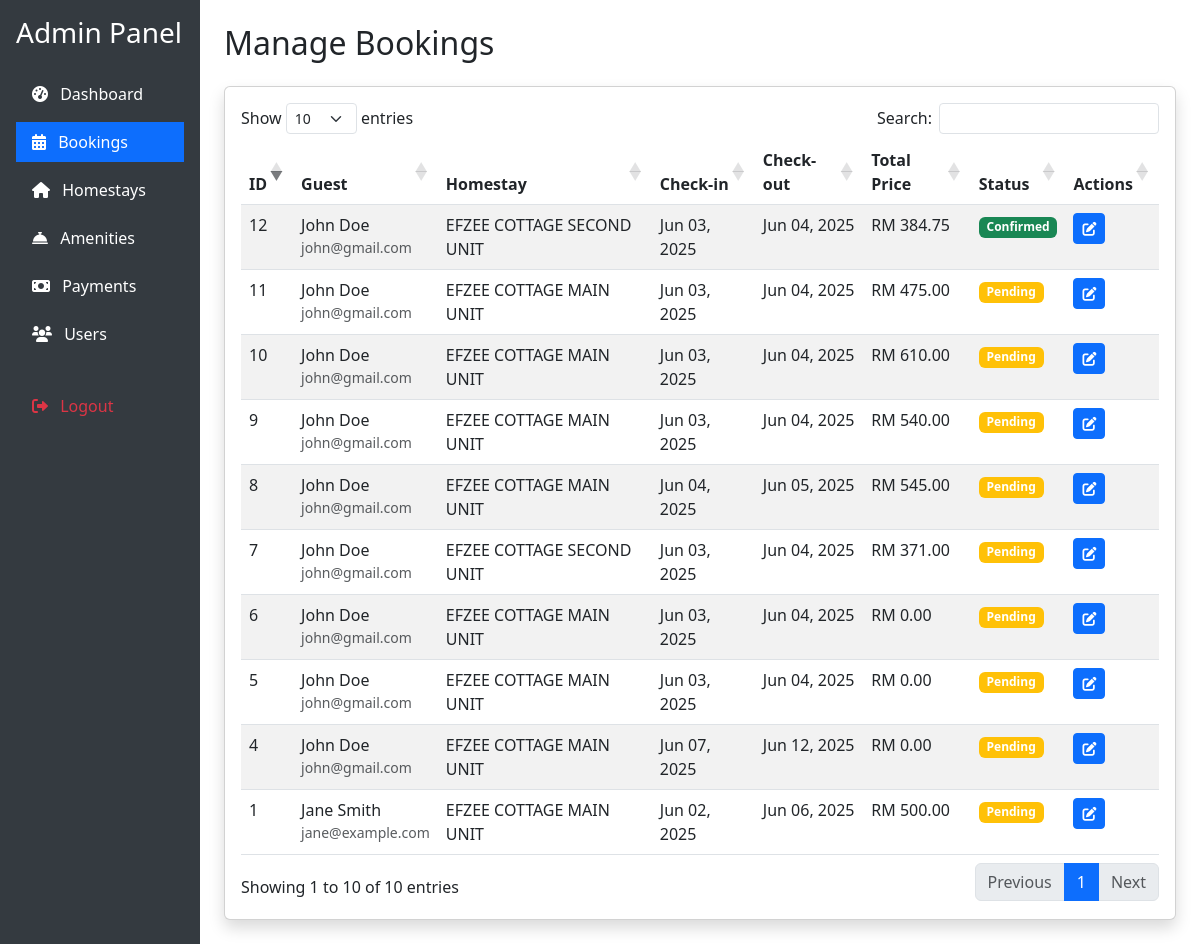
Page /admin_bookings.php (signed in) on the committed database.
### tables this page shows
CREATE TABLE `bookings` (
  `booking_id` int NOT NULL,
  `user_id` int DEFAULT NULL,
  `homestay_id` int DEFAULT NULL,
  `check_in_date` date NOT NULL,
  `check_out_date` date NOT NULL,
  `total_guests` int NOT NULL,
  `total_price` decimal(10,2) NOT NULL,
  `status` enum('pending','confirmed','cancelled','completed') DEFAULT 'pending'
);

CREATE TABLE `users` (
  `user_id` int NOT NULL,
  `name` varchar(100) NOT NULL,
  `email` varchar(100) NOT NULL,
  `password` varchar(255) NOT NULL,
  `phone` varchar(20) DEFAULT NULL,
  `role` enum('guest','admin') DEFAULT 'guest',
  `created_at` timestamp NULL DEFAULT CURRENT_TIMESTAMP
);

CREATE TABLE `homestays` (
  `homestay_id` int NOT NULL,
  `name` varchar(100) NOT NULL,
  `description` text,
  `address` text NOT NULL,
  `price_per_night` decimal(10,2) NOT NULL,
  `max_guests` int NOT NULL,
  `bedrooms` int NOT NULL,
  `bathrooms` int NOT NULL,
  `status` enum('available','booked','maintenance') DEFAULT 'available'
);

### admin_bookings.php (the view, shortened to what this page needs)
<?php
require_once 'config.php';
$query = "SELECT b.*, u.name as user_name, u.email as user_email, h.name as homestay_name
          FROM bookings b
          JOIN users u ON b.user_id = u.user_id
          JOIN homestays h ON b.homestay_id = h.homestay_id
          ORDER BY b.homestay_id DESC";
$result = $conn->query($query);
?>
<!DOCTYPE html>
<html lang="en">
<head>
    <link href="https://cdn.jsdelivr.net/npm/bootstrap@5.3.0/dist/css/bootstrap.min.css" rel="stylesheet">
    <link href="https://cdnjs.cloudflare.com/ajax/libs/font-awesome/6.0.0/css/all.min.css" rel="stylesheet">
    <link href="https://cdn.datatables.net/1.11.5/css/dataTables.bootstrap5.min.css" rel="stylesheet">
</head>
<body>
<div class="container-fluid">
    <div class="row">
        <div class="col-md-3 col-lg-2 sidebar p-3">
            <h3 class="text-white mb-4">Admin Panel</h3>
            <div class="nav flex-column">
                <a href="admin.php" class="nav-link mb-2">
                    <i class="fas fa-tachometer-alt me-2"></i> Dashboard
                </a>
                <a href="admin_bookings.php" class="nav-link active mb-2">
                    <i class="fas fa-calendar-alt me-2"></i> Bookings
                </a>
                <a href="admin_homestays.php" class="nav-link mb-2">
                    <i class="fas fa-home me-2"></i> Homestays
                </a>
                <a href="admin_amenities.php" class="nav-link mb-2">
                    <i class="fas fa-concierge-bell me-2"></i> Amenities
                </a>
                <a href="admin_payments.php" class="nav-link mb-2">
                    <i class="fas fa-money-bill me-2"></i> Payments
                </a>
                <a href="admin_users.php" class="nav-link mb-2">
                    <i class="fas fa-users me-2"></i> Users
                </a>
                <a href="logout.php" class="nav-link mt-4 text-danger">
                    <i class="fas fa-sign-out-alt me-2"></i> Logout
                </a>
            </div>
        </div>
        <div class="col-md-9 col-lg-10 p-4">
            <h2 class="mb-4">Manage Bookings</h2>
            <div class="card shadow">
                <div class="card-body">
                    <div class="table-responsive">
                        <table class="table table-striped" id="bookingsTable">
                            <thead>
                                <tr>
                                    <th>ID</th>
                                    <th>Guest</th>
                                    <th>Homestay</th>
                                    <th>Check-in</th>
                                    <th>Check-out</th>
                                    <th>Total Price</th>
                                    <th>Status</th>
                                    <th>Actions</th>
                                </tr>
                            </thead>
                            <tbody>
                                <?php while ($booking = $result->fetch_assoc()): ?>
                                    <tr>
                                        <td><?php echo $booking['booking_id']; ?></td>
                                        <td>
                                            <?php echo htmlspecialchars($booking['user_name']); ?>
                                            <div class="small text-muted"><?php echo htmlspecialchars($booking['user_email']); ?></div>
                                        </td>
                                        <td><?php echo htmlspecialchars($booking['homestay_name']); ?></td>
                                        <td><?php echo date('M d, Y', strtotime($booking['check_in_date'])); ?></td>
                                        <td><?php echo date('M d, Y', strtotime($booking['check_out_date'])); ?></td>
                                        <td>RM <?php echo number_format($booking['total_price'], 2); ?></td>
                                        <td>
                                            <span class="badge bg-<?php
                                                echo match($booking['status']) {
                                                    'confirmed' => 'success',
                                                    'pending' => 'warning',
                                                    'cancelled' => 'danger'
                                                };
                                            ?>"><?php echo ucfirst($booking['status']); ?></span>
                                        </td>
                                        <td>
                                            <button type="button" class="btn btn-sm btn-primary" data-bs-toggle="modal" data-bs-target="#bookingModal<?php echo $booking['booking_id']; ?>">
                                                <i class="fas fa-edit"></i>
                                            </button>
                                        </td>
                                    </tr>
                                <?php endwhile; ?>
                            </tbody>
                        </table>
                    </div>
                </div>
            </div>
        </div>
    </div>
</div>
</body>
</html>

### admin_bookings.php (style rules this page uses)
.sidebar { min-height: 100vh; background-color: #343a40; }
.nav-link { color: #fff; }
.nav-link.active { background-color: #0d6efd; }

### rows in the picture
bookings: booking_id "12", user.name "John Doe", user.email "john@gmail.com", homestay.name "EFZEE COTTAGE SECOND UNIT", check_in_date "Jun 03, 2025", check_out_date "Jun 04, 2025", total_price "384.75", status "Confirmed"
bookings: booking_id "7", user.name "John Doe", user.email "john@gmail.com", homestay.name "EFZEE COTTAGE SECOND UNIT", check_in_date "Jun 03, 2025", check_out_date "Jun 04, 2025", total_price "371.00", status "Pending"
bookings: booking_id "11", user.name "John Doe", user.email "john@gmail.com", homestay.name "EFZEE COTTAGE MAIN UNIT", check_in_date "Jun 03, 2025", check_out_date "Jun 04, 2025", total_price "475.00", status "Pending"
bookings: booking_id "10", user.name "John Doe", user.email "john@gmail.com", homestay.name "EFZEE COTTAGE MAIN UNIT", check_in_date "Jun 03, 2025", check_out_date "Jun 04, 2025", total_price "610.00", status "Pending"
bookings: booking_id "9", user.name "John Doe", user.email "john@gmail.com", homestay.name "EFZEE COTTAGE MAIN UNIT", check_in_date "Jun 03, 2025", check_out_date "Jun 04, 2025", total_price "540.00", status "Pending"
bookings: booking_id "8", user.name "John Doe", user.email "john@gmail.com", homestay.name "EFZEE COTTAGE MAIN UNIT", check_in_date "Jun 04, 2025", check_out_date "Jun 05, 2025", total_price "545.00", status "Pending"
bookings: booking_id "6", user.name "John Doe", user.email "john@gmail.com", homestay.name "EFZEE COTTAGE MAIN UNIT", check_in_date "Jun 03, 2025", check_out_date "Jun 04, 2025", total_price "0.00", status "Pending"
bookings: booking_id "5", user.name "John Doe", user.email "john@gmail.com", homestay.name "EFZEE COTTAGE MAIN UNIT", check_in_date "Jun 03, 2025", check_out_date "Jun 04, 2025", total_price "0.00", status "Pending"
bookings: booking_id "4", user.name "John Doe", user.email "john@gmail.com", homestay.name "EFZEE COTTAGE MAIN UNIT", check_in_date "Jun 07, 2025", check_out_date "Jun 12, 2025", total_price "0.00", status "Pending"
bookings: booking_id "1", user.name "Jane Smith", user.email "jane@example.com", homestay.name "EFZEE COTTAGE MAIN UNIT", check_in_date "Jun 02, 2025", check_out_date "Jun 06, 2025", total_price "500.00", status "Pending"
